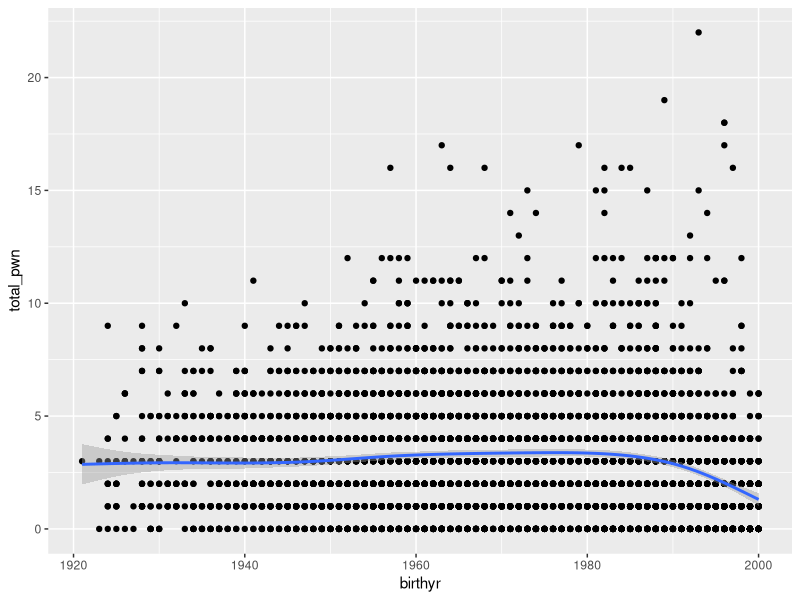

R code for this plot: (Note: this script raises an error after producing the figure.)
# Just replicating to be sure

setwd(githubdir)
setwd("pwned/")

# Load dat
yg <- read.csv("data/YGOV1058_profile.csv")
pwn <- read.csv("data/YGOV1058_pwned.csv")

# load libs
library(tidyverse)

# Join or die
fin_dat <- yg %>% left_join(pwn)

# lowercase names
names(fin_dat) <- tolower(names(fin_dat))

# Total rows
nrow(fin_dat)

# Number breached
length(unique(pwn$id))

# Create a vector of 1/0 using NAs from join so that NA is 0 and else is 1
sum(is.na(pwn$PwnCount))
fin_dat$pwn <- ifelse(is.na(fin_dat$pwncount), 0, 1)

# Descriptive stuff
counts <- fin_dat %>%
    group_by(id) %>%
    summarize(n = sum(pwn))

# Mean/median/range
summary(counts$n)

# Group by gender
counts <- fin_dat %>%
    group_by(id, gender) %>%
    summarize(n = sum(pwn)) %>%
    group_by(gender) %>%
    summarize(n = mean(n))

# Everything else should work. Let's go to filtering
fin_small_dat <- subset(fin_dat, (is.na(isverified) | isverified == T) & (is.na(isspamlist) | isspamlist == F))

counts <- fin_small_dat %>%
    group_by(id, gender) %>%
    summarize(n = sum(pwn)) %>%
    group_by(gender) %>%
    summarize(n = mean(n))

## ID level pwn
pwn_id <- fin_dat[, c('id', 'pwn')] %>% 
   group_by(id) %>%
   summarize(total_pwn = sum(pwn))

# Inner join to profile
fin_id_dat <- pwn_id %>%
    inner_join(fin_dat)

# Unique
fin_id_dat <- fin_id_dat[!duplicated(fin_id_dat$id), ]

# Means and s.e. by race, sex, age, and education
fin_id_educ <- fin_id_dat %>%
    group_by(educ) %>%
    summarise(mean_pwn = mean(total_pwn), se = sd(total_pwn)/sqrt(n()))

fin_id_race <- fin_id_dat %>%
    group_by(race) %>%
    summarise(mean_pwn = mean(total_pwn), se = sd(total_pwn)/sqrt(n()))

fin_id_sex <- fin_id_dat %>%
    group_by(gender) %>%
    summarise(mean_pwn = mean(total_pwn), se = sd(total_pwn)/sqrt(n()))

# Recode Age
fin_id_dat$agecat = cut(2018 - fin_id_dat$birthyr, breaks = c(18, 25, 35, 50, 65, 100), right = T, ordered_result = T)

fin_id_age <- fin_id_dat %>%
    group_by(agecat) %>%
    summarise(prop = n()/5000, mean_pwn = mean(total_pwn), se = sd(total_pwn)/sqrt(n()))

# Do some plots
ggplot(fin_id_dat, aes(birthyr, total_pwn)) +
  geom_point() +
  geom_smooth()

# Run some regressions
summary(lm(total_pwn ~ as.factor(educ), data = fin_id_dat))
summary(lm(total_pwn ~ as.factor(race), data = fin_id_dat))
summary(lm(total_pwn ~ as.factor(gender), data = fin_id_dat))
summary(lm(total_pwn ~ as.factor(agecat), data = fin_id_dat))
summary(lm(total_pwn ~ ns(I(2018 - birthyr), 2), data = fin_id_dat))

